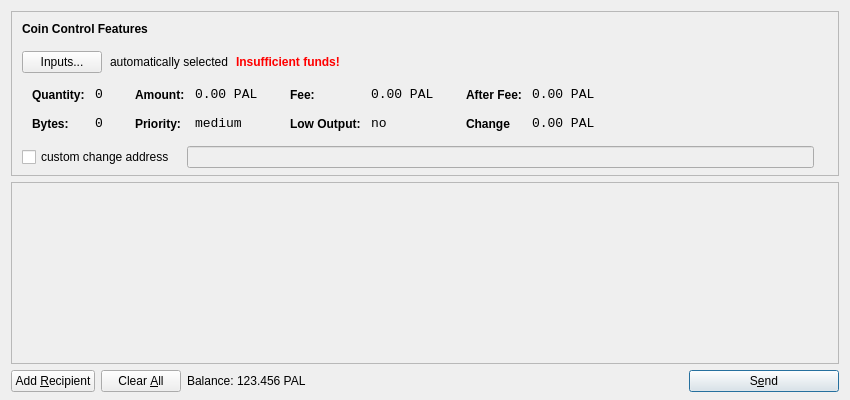
<?xml version="1.0" encoding="UTF-8"?>
<ui version="4.0">
 <class>SendCoinsDialog</class>
 <widget class="QDialog" name="SendCoinsDialog">
  <property name="geometry">
   <rect>
    <x>0</x>
    <y>0</y>
    <width>850</width>
    <height>400</height>
   </rect>
  </property>
  <property name="windowTitle">
   <string>Send Coins</string>
  </property>
  <layout class="QVBoxLayout" name="verticalLayout" stretch="0,1,0">
   <property name="bottomMargin">
    <number>8</number>
   </property>
   <item>
    <widget class="QFrame" name="frameCoinControl">
     <property name="sizePolicy">
      <sizepolicy hsizetype="Expanding" vsizetype="Expanding">
       <horstretch>0</horstretch>
       <verstretch>0</verstretch>
      </sizepolicy>
     </property>
     <property name="maximumSize">
      <size>
       <width>16777215</width>
       <height>16777215</height>
      </size>
     </property>
     <property name="frameShape">
      <enum>QFrame::StyledPanel</enum>
     </property>
     <property name="frameShadow">
      <enum>QFrame::Sunken</enum>
     </property>
     <layout class="QVBoxLayout" name="verticalLayoutCoinControl2">
      <property name="spacing">
       <number>-1</number>
      </property>
      <property name="leftMargin">
       <number>0</number>
      </property>
      <property name="topMargin">
       <number>0</number>
      </property>
      <property name="rightMargin">
       <number>0</number>
      </property>
      <property name="bottomMargin">
       <number>6</number>
      </property>
      <item>
       <layout class="QVBoxLayout" name="verticalLayoutCoinControl" stretch="0,0,0,0,1">
        <property name="spacing">
         <number>0</number>
        </property>
        <property name="leftMargin">
         <number>10</number>
        </property>
        <property name="topMargin">
         <number>10</number>
        </property>
        <item>
         <layout class="QHBoxLayout" name="horizontalLayoutCoinControl1">
          <property name="bottomMargin">
           <number>15</number>
          </property>
          <item>
           <widget class="QLabel" name="labelCoinControlFeatures">
            <property name="sizePolicy">
             <sizepolicy hsizetype="Preferred" vsizetype="Maximum">
              <horstretch>0</horstretch>
              <verstretch>0</verstretch>
             </sizepolicy>
            </property>
            <property name="font">
             <font>
              <weight>75</weight>
              <bold>true</bold>
             </font>
            </property>
            <property name="styleSheet">
             <string notr="true">font-weight:bold;</string>
            </property>
            <property name="text">
             <string>Coin Control Features</string>
            </property>
           </widget>
          </item>
         </layout>
        </item>
        <item>
         <layout class="QHBoxLayout" name="horizontalLayoutCoinControl2" stretch="0,0,0,0">
          <property name="spacing">
           <number>8</number>
          </property>
          <property name="bottomMargin">
           <number>10</number>
          </property>
          <item>
           <widget class="QPushButton" name="pushButtonCoinControl">
            <property name="styleSheet">
             <string notr="true"/>
            </property>
            <property name="text">
             <string>Inputs...</string>
            </property>
           </widget>
          </item>
          <item>
           <widget class="QLabel" name="labelCoinControlAutomaticallySelected">
            <property name="text">
             <string>automatically selected</string>
            </property>
            <property name="margin">
             <number>5</number>
            </property>
           </widget>
          </item>
          <item>
           <widget class="QLabel" name="labelCoinControlInsuffFunds">
            <property name="font">
             <font>
              <weight>75</weight>
              <bold>true</bold>
             </font>
            </property>
            <property name="styleSheet">
             <string notr="true">color:red;font-weight:bold;</string>
            </property>
            <property name="text">
             <string>Insufficient funds!</string>
            </property>
            <property name="margin">
             <number>5</number>
            </property>
           </widget>
          </item>
          <item>
           <spacer name="horizontalSpacerCoinControl">
            <property name="orientation">
             <enum>Qt::Horizontal</enum>
            </property>
            <property name="sizeHint" stdset="0">
             <size>
              <width>40</width>
              <height>1</height>
             </size>
            </property>
           </spacer>
          </item>
         </layout>
        </item>
        <item>
         <widget class="QWidget" name="widgetCoinControl" native="true">
          <property name="sizePolicy">
           <sizepolicy hsizetype="Preferred" vsizetype="Preferred">
            <horstretch>0</horstretch>
            <verstretch>0</verstretch>
           </sizepolicy>
          </property>
          <property name="minimumSize">
           <size>
            <width>0</width>
            <height>0</height>
           </size>
          </property>
          <property name="styleSheet">
           <string notr="true"/>
          </property>
          <layout class="QHBoxLayout" name="horizontalLayoutCoinControl5">
           <property name="margin">
            <number>0</number>
           </property>
           <item>
            <layout class="QHBoxLayout" name="horizontalLayoutCoinControl3" stretch="0,0,0,1">
             <property name="spacing">
              <number>20</number>
             </property>
             <property name="topMargin">
              <number>0</number>
             </property>
             <property name="bottomMargin">
              <number>10</number>
             </property>
             <item>
              <layout class="QFormLayout" name="formLayoutCoinControl1">
               <property name="horizontalSpacing">
                <number>10</number>
               </property>
               <property name="verticalSpacing">
                <number>14</number>
               </property>
               <property name="leftMargin">
                <number>10</number>
               </property>
               <property name="topMargin">
                <number>4</number>
               </property>
               <property name="rightMargin">
                <number>6</number>
               </property>
               <item row="0" column="0">
                <widget class="QLabel" name="labelCoinControlQuantityText">
                 <property name="styleSheet">
                  <string notr="true">font-weight:bold;</string>
                 </property>
                 <property name="text">
                  <string>Quantity:</string>
                 </property>
                 <property name="margin">
                  <number>0</number>
                 </property>
                </widget>
               </item>
               <item row="0" column="1">
                <widget class="QLabel" name="labelCoinControlQuantity">
                 <property name="font">
                  <font>
                   <family>Monospace</family>
                   <pointsize>10</pointsize>
                  </font>
                 </property>
                 <property name="cursor">
                  <cursorShape>IBeamCursor</cursorShape>
                 </property>
                 <property name="contextMenuPolicy">
                  <enum>Qt::ActionsContextMenu</enum>
                 </property>
                 <property name="text">
                  <string>0</string>
                 </property>
                 <property name="margin">
                  <number>0</number>
                 </property>
                 <property name="textInteractionFlags">
                  <set>Qt::LinksAccessibleByMouse|Qt::TextSelectableByKeyboard|Qt::TextSelectableByMouse</set>
                 </property>
                </widget>
               </item>
               <item row="1" column="0">
                <widget class="QLabel" name="labelCoinControlBytesText">
                 <property name="styleSheet">
                  <string notr="true">font-weight:bold;</string>
                 </property>
                 <property name="text">
                  <string>Bytes:</string>
                 </property>
                </widget>
               </item>
               <item row="1" column="1">
                <widget class="QLabel" name="labelCoinControlBytes">
                 <property name="font">
                  <font>
                   <family>Monospace</family>
                   <pointsize>10</pointsize>
                  </font>
                 </property>
                 <property name="cursor">
                  <cursorShape>IBeamCursor</cursorShape>
                 </property>
                 <property name="contextMenuPolicy">
                  <enum>Qt::ActionsContextMenu</enum>
                 </property>
                 <property name="text">
                  <string>0</string>
                 </property>
                 <property name="textInteractionFlags">
                  <set>Qt::LinksAccessibleByMouse|Qt::TextSelectableByKeyboard|Qt::TextSelectableByMouse</set>
                 </property>
                </widget>
               </item>
              </layout>
             </item>
             <item>
              <layout class="QFormLayout" name="formLayoutCoinControl2">
               <property name="horizontalSpacing">
                <number>10</number>
               </property>
               <property name="verticalSpacing">
                <number>14</number>
               </property>
               <property name="leftMargin">
                <number>6</number>
               </property>
               <property name="topMargin">
                <number>4</number>
               </property>
               <property name="rightMargin">
                <number>6</number>
               </property>
               <item row="0" column="0">
                <widget class="QLabel" name="labelCoinControlAmountText">
                 <property name="styleSheet">
                  <string notr="true">font-weight:bold;</string>
                 </property>
                 <property name="text">
                  <string>Amount:</string>
                 </property>
                 <property name="margin">
                  <number>0</number>
                 </property>
                </widget>
               </item>
               <item row="0" column="1">
                <widget class="QLabel" name="labelCoinControlAmount">
                 <property name="font">
                  <font>
                   <family>Monospace</family>
                   <pointsize>10</pointsize>
                  </font>
                 </property>
                 <property name="cursor">
                  <cursorShape>IBeamCursor</cursorShape>
                 </property>
                 <property name="contextMenuPolicy">
                  <enum>Qt::ActionsContextMenu</enum>
                 </property>
                 <property name="text">
                  <string>0.00 PAL</string>
                 </property>
                 <property name="textInteractionFlags">
                  <set>Qt::LinksAccessibleByMouse|Qt::TextSelectableByKeyboard|Qt::TextSelectableByMouse</set>
                 </property>
                </widget>
               </item>
               <item row="1" column="0">
                <widget class="QLabel" name="labelCoinControlPriorityText">
                 <property name="styleSheet">
                  <string notr="true">font-weight:bold;</string>
                 </property>
                 <property name="text">
                  <string>Priority:</string>
                 </property>
                </widget>
               </item>
               <item row="1" column="1">
                <widget class="QLabel" name="labelCoinControlPriority">
                 <property name="font">
                  <font>
                   <family>Monospace</family>
                   <pointsize>10</pointsize>
                  </font>
                 </property>
                 <property name="cursor">
                  <cursorShape>IBeamCursor</cursorShape>
                 </property>
                 <property name="contextMenuPolicy">
                  <enum>Qt::ActionsContextMenu</enum>
                 </property>
                 <property name="text">
                  <string>medium</string>
                 </property>
                 <property name="textInteractionFlags">
                  <set>Qt::LinksAccessibleByMouse|Qt::TextSelectableByKeyboard|Qt::TextSelectableByMouse</set>
                 </property>
                </widget>
               </item>
              </layout>
             </item>
             <item>
              <layout class="QFormLayout" name="formLayoutCoinControl3">
               <property name="horizontalSpacing">
                <number>10</number>
               </property>
               <property name="verticalSpacing">
                <number>14</number>
               </property>
               <property name="leftMargin">
                <number>6</number>
               </property>
               <property name="topMargin">
                <number>4</number>
               </property>
               <property name="rightMargin">
                <number>6</number>
               </property>
               <item row="0" column="0">
                <widget class="QLabel" name="labelCoinControlFeeText">
                 <property name="styleSheet">
                  <string notr="true">font-weight:bold;</string>
                 </property>
                 <property name="text">
                  <string>Fee:</string>
                 </property>
                 <property name="margin">
                  <number>0</number>
                 </property>
                </widget>
               </item>
               <item row="0" column="1">
                <widget class="QLabel" name="labelCoinControlFee">
                 <property name="font">
                  <font>
                   <family>Monospace</family>
                   <pointsize>10</pointsize>
                  </font>
                 </property>
                 <property name="cursor">
                  <cursorShape>IBeamCursor</cursorShape>
                 </property>
                 <property name="contextMenuPolicy">
                  <enum>Qt::ActionsContextMenu</enum>
                 </property>
                 <property name="text">
                  <string>0.00 PAL</string>
                 </property>
                 <property name="textInteractionFlags">
                  <set>Qt::LinksAccessibleByMouse|Qt::TextSelectableByKeyboard|Qt::TextSelectableByMouse</set>
                 </property>
                </widget>
               </item>
               <item row="1" column="0">
                <widget class="QLabel" name="labelCoinControlLowOutputText">
                 <property name="styleSheet">
                  <string notr="true">font-weight:bold;</string>
                 </property>
                 <property name="text">
                  <string>Low Output:</string>
                 </property>
                </widget>
               </item>
               <item row="1" column="1">
                <widget class="QLabel" name="labelCoinControlLowOutput">
                 <property name="font">
                  <font>
                   <family>Monospace</family>
                   <pointsize>10</pointsize>
                  </font>
                 </property>
                 <property name="cursor">
                  <cursorShape>IBeamCursor</cursorShape>
                 </property>
                 <property name="contextMenuPolicy">
                  <enum>Qt::ActionsContextMenu</enum>
                 </property>
                 <property name="text">
                  <string>no</string>
                 </property>
                 <property name="textInteractionFlags">
                  <set>Qt::LinksAccessibleByMouse|Qt::TextSelectableByKeyboard|Qt::TextSelectableByMouse</set>
                 </property>
                </widget>
               </item>
              </layout>
             </item>
             <item>
              <layout class="QFormLayout" name="formLayoutCoinControl4">
               <property name="horizontalSpacing">
                <number>10</number>
               </property>
               <property name="verticalSpacing">
                <number>14</number>
               </property>
               <property name="leftMargin">
                <number>6</number>
               </property>
               <property name="topMargin">
                <number>4</number>
               </property>
               <property name="rightMargin">
                <number>6</number>
               </property>
               <item row="0" column="0">
                <widget class="QLabel" name="labelCoinControlAfterFeeText">
                 <property name="styleSheet">
                  <string notr="true">font-weight:bold;</string>
                 </property>
                 <property name="text">
                  <string>After Fee:</string>
                 </property>
                 <property name="margin">
                  <number>0</number>
                 </property>
                </widget>
               </item>
               <item row="0" column="1">
                <widget class="QLabel" name="labelCoinControlAfterFee">
                 <property name="font">
                  <font>
                   <family>Monospace</family>
                   <pointsize>10</pointsize>
                  </font>
                 </property>
                 <property name="cursor">
                  <cursorShape>IBeamCursor</cursorShape>
                 </property>
                 <property name="contextMenuPolicy">
                  <enum>Qt::ActionsContextMenu</enum>
                 </property>
                 <property name="text">
                  <string>0.00 PAL</string>
                 </property>
                 <property name="textInteractionFlags">
                  <set>Qt::LinksAccessibleByMouse|Qt::TextSelectableByKeyboard|Qt::TextSelectableByMouse</set>
                 </property>
                </widget>
               </item>
               <item row="1" column="0">
                <widget class="QLabel" name="labelCoinControlChangeText">
                 <property name="styleSheet">
                  <string notr="true">font-weight:bold;</string>
                 </property>
                 <property name="text">
                  <string>Change</string>
                 </property>
                </widget>
               </item>
               <item row="1" column="1">
                <widget class="QLabel" name="labelCoinControlChange">
                 <property name="font">
                  <font>
                   <family>Monospace</family>
                   <pointsize>10</pointsize>
                  </font>
                 </property>
                 <property name="cursor">
                  <cursorShape>IBeamCursor</cursorShape>
                 </property>
                 <property name="contextMenuPolicy">
                  <enum>Qt::ActionsContextMenu</enum>
                 </property>
                 <property name="text">
                  <string>0.00 PAL</string>
                 </property>
                 <property name="textInteractionFlags">
                  <set>Qt::LinksAccessibleByMouse|Qt::TextSelectableByKeyboard|Qt::TextSelectableByMouse</set>
                 </property>
                </widget>
               </item>
              </layout>
             </item>
            </layout>
           </item>
          </layout>
         </widget>
        </item>
        <item>
         <layout class="QHBoxLayout" name="horizontalLayoutCoinControl4" stretch="0,0,0">
          <property name="spacing">
           <number>12</number>
          </property>
          <property name="sizeConstraint">
           <enum>QLayout::SetDefaultConstraint</enum>
          </property>
          <property name="topMargin">
           <number>5</number>
          </property>
          <property name="rightMargin">
           <number>5</number>
          </property>
          <item>
           <widget class="QCheckBox" name="checkBoxCoinControlChange">
            <property name="text">
             <string>custom change address</string>
            </property>
           </widget>
          </item>
          <item>
           <widget class="QLineEdit" name="lineEditCoinControlChange">
            <property name="enabled">
             <bool>false</bool>
            </property>
            <property name="sizePolicy">
             <sizepolicy hsizetype="Expanding" vsizetype="Fixed">
              <horstretch>0</horstretch>
              <verstretch>0</verstretch>
             </sizepolicy>
            </property>
           </widget>
          </item>
          <item>
           <widget class="QLabel" name="labelCoinControlChangeLabel">
            <property name="sizePolicy">
             <sizepolicy hsizetype="Preferred" vsizetype="Expanding">
              <horstretch>0</horstretch>
              <verstretch>0</verstretch>
             </sizepolicy>
            </property>
            <property name="minimumSize">
             <size>
              <width>0</width>
              <height>0</height>
             </size>
            </property>
            <property name="text">
             <string/>
            </property>
            <property name="margin">
             <number>3</number>
            </property>
           </widget>
          </item>
         </layout>
        </item>
        <item>
         <spacer name="verticalSpacerCoinControl">
          <property name="orientation">
           <enum>Qt::Vertical</enum>
          </property>
          <property name="sizeHint" stdset="0">
           <size>
            <width>800</width>
            <height>1</height>
           </size>
          </property>
         </spacer>
        </item>
       </layout>
      </item>
     </layout>
    </widget>
   </item>
   <item>
    <widget class="QScrollArea" name="scrollArea">
     <property name="widgetResizable">
      <bool>true</bool>
     </property>
     <widget class="QWidget" name="scrollAreaWidgetContents">
      <property name="geometry">
       <rect>
        <x>0</x>
        <y>0</y>
        <width>830</width>
        <height>165</height>
       </rect>
      </property>
      <layout class="QVBoxLayout" name="verticalLayout_2">
       <property name="margin">
        <number>0</number>
       </property>
       <item>
        <layout class="QVBoxLayout" name="entries">
         <property name="spacing">
          <number>6</number>
         </property>
        </layout>
       </item>
       <item>
        <spacer name="verticalSpacer">
         <property name="orientation">
          <enum>Qt::Vertical</enum>
         </property>
         <property name="sizeHint" stdset="0">
          <size>
           <width>20</width>
           <height>40</height>
          </size>
         </property>
        </spacer>
       </item>
      </layout>
     </widget>
    </widget>
   </item>
   <item>
    <layout class="QHBoxLayout" name="horizontalLayout">
     <item>
      <widget class="QPushButton" name="addButton">
       <property name="toolTip">
        <string>Send to multiple recipients at once</string>
       </property>
       <property name="text">
        <string>Add &amp;Recipient</string>
       </property>
       <property name="icon">
        <iconset resource="../bitcoin.qrc">
         <normaloff>:/icons/add</normaloff>:/icons/add</iconset>
       </property>
       <property name="autoDefault">
        <bool>false</bool>
       </property>
      </widget>
     </item>
     <item>
      <widget class="QPushButton" name="clearButton">
       <property name="sizePolicy">
        <sizepolicy hsizetype="Minimum" vsizetype="Fixed">
         <horstretch>0</horstretch>
         <verstretch>0</verstretch>
        </sizepolicy>
       </property>
       <property name="toolTip">
        <string>Remove all transaction fields</string>
       </property>
       <property name="text">
        <string>Clear &amp;All</string>
       </property>
       <property name="icon">
        <iconset resource="../bitcoin.qrc">
         <normaloff>:/icons/remove</normaloff>:/icons/remove</iconset>
       </property>
       <property name="autoRepeatDelay">
        <number>300</number>
       </property>
       <property name="autoDefault">
        <bool>false</bool>
       </property>
      </widget>
     </item>
     <item>
      <layout class="QHBoxLayout" name="horizontalLayout_2">
       <property name="spacing">
        <number>3</number>
       </property>
       <item>
        <widget class="QLabel" name="label">
         <property name="sizePolicy">
          <sizepolicy hsizetype="Preferred" vsizetype="Fixed">
           <horstretch>0</horstretch>
           <verstretch>0</verstretch>
          </sizepolicy>
         </property>
         <property name="text">
          <string>Balance:</string>
         </property>
        </widget>
       </item>
       <item>
        <widget class="QLabel" name="labelBalance">
         <property name="sizePolicy">
          <sizepolicy hsizetype="Preferred" vsizetype="Fixed">
           <horstretch>0</horstretch>
           <verstretch>0</verstretch>
          </sizepolicy>
         </property>
         <property name="cursor">
          <cursorShape>IBeamCursor</cursorShape>
         </property>
         <property name="text">
          <string>123.456 PAL</string>
         </property>
         <property name="textInteractionFlags">
          <set>Qt::LinksAccessibleByMouse|Qt::TextSelectableByKeyboard|Qt::TextSelectableByMouse</set>
         </property>
        </widget>
       </item>
      </layout>
     </item>
     <item>
      <spacer name="horizontalSpacer">
       <property name="orientation">
        <enum>Qt::Horizontal</enum>
       </property>
       <property name="sizeHint" stdset="0">
        <size>
         <width>40</width>
         <height>20</height>
        </size>
       </property>
      </spacer>
     </item>
     <item>
      <widget class="QPushButton" name="sendButton">
       <property name="minimumSize">
        <size>
         <width>150</width>
         <height>0</height>
        </size>
       </property>
       <property name="toolTip">
        <string>Confirm the send action</string>
       </property>
       <property name="text">
        <string>S&amp;end</string>
       </property>
       <property name="icon">
        <iconset resource="../bitcoin.qrc">
         <normaloff>:/icons/send</normaloff>:/icons/send</iconset>
       </property>
       <property name="default">
        <bool>true</bool>
       </property>
      </widget>
     </item>
    </layout>
   </item>
  </layout>
 </widget>
 <resources>
  <include location="../bitcoin.qrc"/>
 </resources>
 <connections/>
</ui>
